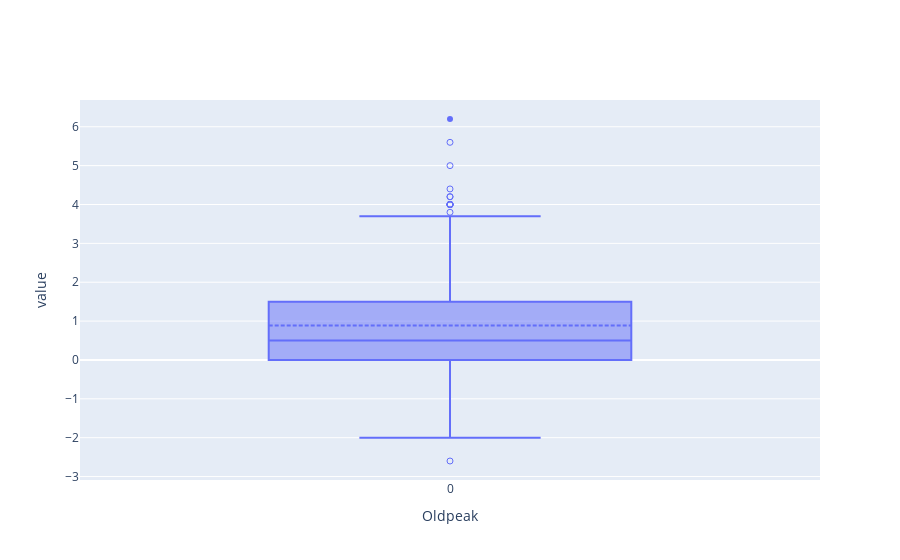

The code cell stored with this chart in its notebook:
### Code cell
psdf_heart['Oldpeak'].plot.box()

### Figure 1 — Plotly figure (JSON) as saved in the notebook; plotly's stock layout.template omitted (floating-point values rounded to 4 significant figures)
{"data": [{"boxpoints": "suspectedoutliers", "lowerfence": [-2], "mean": [0.8874], "median": [0.5], "name": "Oldpeak", "notched": false, "q1": [0], "q3": [1.5], "type": "box", "upperfence": [3.7], "y": [[-2.6, 3.8, 4, 4, 4, 4, 4, 4, 4, 4, 4.2, 4.2, 4.4, 5, 5.6, 6.2]]}], "layout": {"autosize": true, "xaxis": {"autorange": true, "range": [-0.5, 0.5], "title": {"text": "Oldpeak"}}, "yaxis": {"autorange": true, "range": [-3.089, 6.689], "title": {"text": "value"}, "type": "linear"}}}
